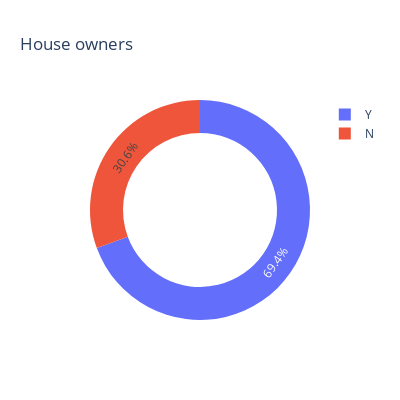

Notebook source saved alongside this figure:
### Markdown cell above
### house owner percentage

### Code cell
px.pie(title='House owners',
       names=application_train.FLAG_OWN_REALTY.value_counts().index,
       values=application_train.FLAG_OWN_REALTY.value_counts().values,
       hole=0.7,
       width=400,
       height=400)

### Figure 1 — Plotly figure (JSON) as saved in the notebook; plotly's stock layout.template omitted (floating-point values rounded to 4 significant figures)
{"data": [{"domain": {"x": [0, 1], "y": [0, 1]}, "hole": 0.7, "hovertemplate": "label=%{label}<br>value=%{value}<extra></extra>", "labels": ["Y", "N"], "legendgroup": "", "name": "", "showlegend": true, "type": "pie", "values": [213312, 94199]}], "layout": {"height": 400, "legend": {"tracegroupgap": 0}, "title": {"text": "House owners"}, "width": 400}}
